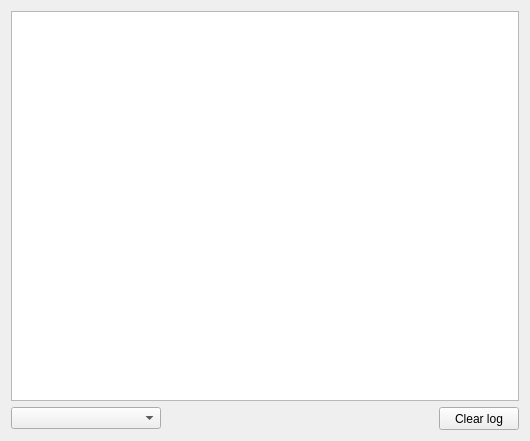
<?xml version="1.0" encoding="UTF-8"?>
<ui version="4.0">
 <class>LogWidget</class>
 <widget class="QWidget" name="LogWidget">
  <property name="geometry">
   <rect>
    <x>0</x>
    <y>0</y>
    <width>530</width>
    <height>441</height>
   </rect>
  </property>
  <layout class="QVBoxLayout" name="verticalLayout">
   <item>
    <widget class="QPlainTextEdit" name="logEdit">
     <property name="readOnly">
      <bool>true</bool>
     </property>
     <property name="maximumBlockCount">
      <number>1000</number>
     </property>
    </widget>
   </item>
   <item>
    <layout class="QHBoxLayout" name="checkboxesLayout">
     <property name="spacing">
      <number>0</number>
     </property>
     <item>
      <widget class="QComboBox" name="logLevelBox">
       <property name="sizePolicy">
        <sizepolicy hsizetype="Fixed" vsizetype="Fixed">
         <horstretch>0</horstretch>
         <verstretch>0</verstretch>
        </sizepolicy>
       </property>
       <property name="minimumSize">
        <size>
         <width>150</width>
         <height>0</height>
        </size>
       </property>
       <property name="editable">
        <bool>false</bool>
       </property>
       <property name="sizeAdjustPolicy">
        <enum>QComboBox::AdjustToContents</enum>
       </property>
      </widget>
     </item>
     <item>
      <spacer name="horizontalSpacer">
       <property name="orientation">
        <enum>Qt::Horizontal</enum>
       </property>
       <property name="sizeHint" stdset="0">
        <size>
         <width>40</width>
         <height>20</height>
        </size>
       </property>
      </spacer>
     </item>
     <item alignment="Qt::AlignLeft">
      <widget class="QPushButton" name="clearLogButton">
       <property name="sizePolicy">
        <sizepolicy hsizetype="Preferred" vsizetype="Preferred">
         <horstretch>0</horstretch>
         <verstretch>23</verstretch>
        </sizepolicy>
       </property>
       <property name="minimumSize">
        <size>
         <width>0</width>
         <height>23</height>
        </size>
       </property>
       <property name="maximumSize">
        <size>
         <width>16777215</width>
         <height>16777215</height>
        </size>
       </property>
       <property name="text">
        <string>Clear log</string>
       </property>
      </widget>
     </item>
    </layout>
   </item>
  </layout>
 </widget>
 <resources/>
 <connections/>
</ui>
